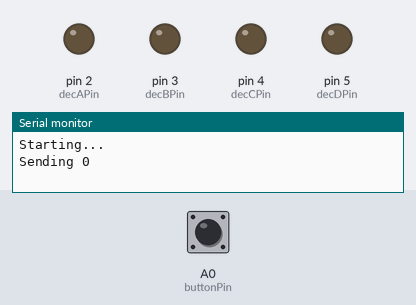
The sketch below on a simulated Arduino Uno, built with avr-gcc and run on an emulated ATmega328P. Parts: output pins drawn as LEDs (lit = HIGH), the last lines printed to the serial monitor. Dashed ring = blinking. Inputs (shaded band) come from the test bench; at power-on: A0 (buttonPin) HIGH.

Above: at 1.2 s.
1.3 s: A0 (buttonPin) pulled LOW for 1 s
At 3.2 s:
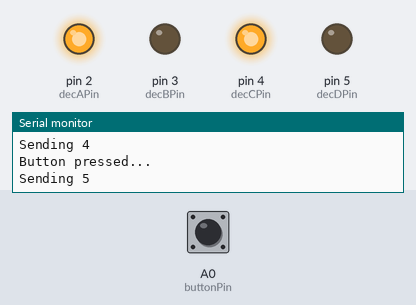
3.8 s: A0 (buttonPin) pulled LOW for 0.15 s
At 4.5 s:
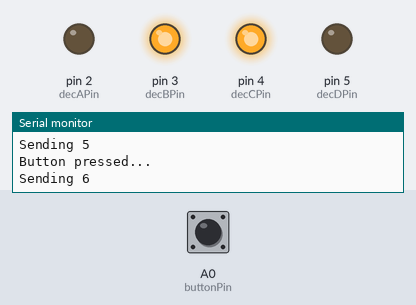
5.5 s: A0 (buttonPin) pulled LOW for 0.15 s
At 6.9 s:
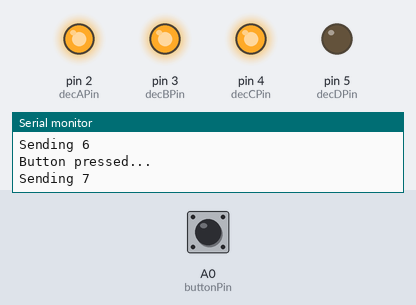
7.2 s: A0 (buttonPin) pulled LOW for 3.2 s
At 10.7 s:
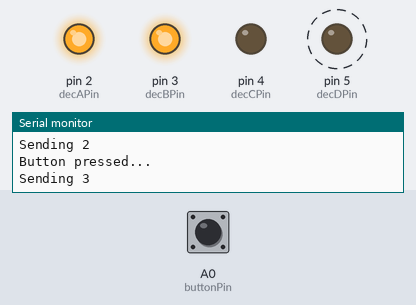
Timing chart, 0 to 12.2 s (numbered marks = the images above; inputs shaded):
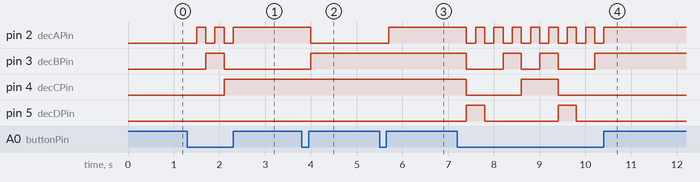

The sketch:

Decoder_7Segment.ino
```cpp
const int decAPin=2;
const int decBPin=3;
const int decCPin=4;
const int decDPin=5;

const int buttonPin = A0;

void setup() {
 Serial.begin(9600);
 Serial.println("Starting...");
  pinMode(buttonPin, INPUT);
  pinMode(decAPin, OUTPUT);  //Least Significant Bit
  pinMode(decBPin, OUTPUT);
  pinMode(decCPin, OUTPUT);
  pinMode(decDPin, OUTPUT);  //Most Significant Bit

  to_BCD();
}

int count = 0; //the variable used to show the number

void loop() {
  if (digitalRead(buttonPin) == LOW) //if button is pressed
    {
     Serial.println("Button pressed...");
    count++;
    delay(200); //the delay prevent from button bouncing
    if (count == 10) //we want to count from 0 to 9!
      count = 0;
    to_BCD(); //convert to binary
    }

  if (count == 10)
    count = 0;

}

void to_BCD()
{
    if (count == 0) //write 0000
    {
      Serial.println("Sending 0");
      digitalWrite(decAPin, LOW);
      digitalWrite(decBPin, LOW);
      digitalWrite(decCPin, LOW);
      digitalWrite(decDPin, LOW);
    }

    if (count == 1) //write 0001
    {
      Serial.println("Sending 1");
      digitalWrite(decAPin, HIGH);
      digitalWrite(decBPin, LOW);
      digitalWrite(decCPin, LOW);
      digitalWrite(decDPin, LOW);
    }

    if (count == 2) //write 0010
    {
      Serial.println("Sending 2");
      digitalWrite(decAPin, LOW);
      digitalWrite(decBPin, HIGH);
      digitalWrite(decCPin, LOW);
      digitalWrite(decDPin, LOW);
    }

    if (count == 3) //write 0011
    {
      Serial.println("Sending 3");
      digitalWrite(decAPin, HIGH);
      digitalWrite(decBPin, HIGH);
      digitalWrite(decCPin, LOW);
      digitalWrite(decDPin, LOW);
    }

    if (count == 4) //write 0100
    {
      Serial.println("Sending 4");
      digitalWrite(decAPin, LOW);
      digitalWrite(decBPin, LOW);
      digitalWrite(decCPin, HIGH);
      digitalWrite(decDPin, LOW);
    }

    if (count == 5) //write 0101
    {
      Serial.println("Sending 5");
      digitalWrite(decAPin, HIGH);
      digitalWrite(decBPin, LOW);
      digitalWrite(decCPin, HIGH);
      digitalWrite(decDPin, LOW);
    }

    if (count == 6) //write 0110
    {
      Serial.println("Sending 6");
      digitalWrite(decAPin, LOW);
      digitalWrite(decBPin, HIGH);
      digitalWrite(decCPin, HIGH);
      digitalWrite(decDPin, LOW);
    }

    if (count == 7) //write 0111
    {
      Serial.println("Sending 7");
      digitalWrite(decAPin, HIGH);
      digitalWrite(decBPin, HIGH);
      digitalWrite(decCPin, HIGH);
      digitalWrite(decDPin, LOW);
    }

    if (count == 8) //write 1000
    {
      Serial.println("Sending 8");
      digitalWrite(decAPin, LOW);
      digitalWrite(decBPin, LOW);
      digitalWrite(decCPin, LOW);
      digitalWrite(decDPin, HIGH);
    }

    if (count == 9) //write 1001
    {
      Serial.println("Sending 9");
      digitalWrite(decAPin, HIGH);
      digitalWrite(decBPin, LOW);
      digitalWrite(decCPin, LOW);
      digitalWrite(decDPin, HIGH);
    }
}
```

Measured:
- after the input at 1.3 s, pin 2 (decAPin): alternates HIGH for 0.20 s and LOW for 0.20 s, 5 changes in all, then stays HIGH, starting after 0.20 s; pin 3 (decBPin): LOW → HIGH after 0.40 s, → LOW 0.40 s later; pin 4 (decCPin): LOW → HIGH after 0.80 s
- after the input at 3.8 s, pin 2 (decAPin): HIGH → LOW after 0.20 s; pin 3 (decBPin): LOW → HIGH after 0.20 s
- after the input at 5.5 s, pin 2 (decAPin): LOW → HIGH after 0.20 s
- after the input at 7.2 s, pin 2 (decAPin): alternates HIGH for 0.20 s and LOW for 0.20 s, 16 changes in all, then stays HIGH, starting after 0.20 s; pin 3 (decBPin): goes LOW 0.80 s, HIGH 0.40 s, LOW 0.40 s, HIGH 0.40 s, LOW 0.80 s, then HIGH, starting after 0.20 s
